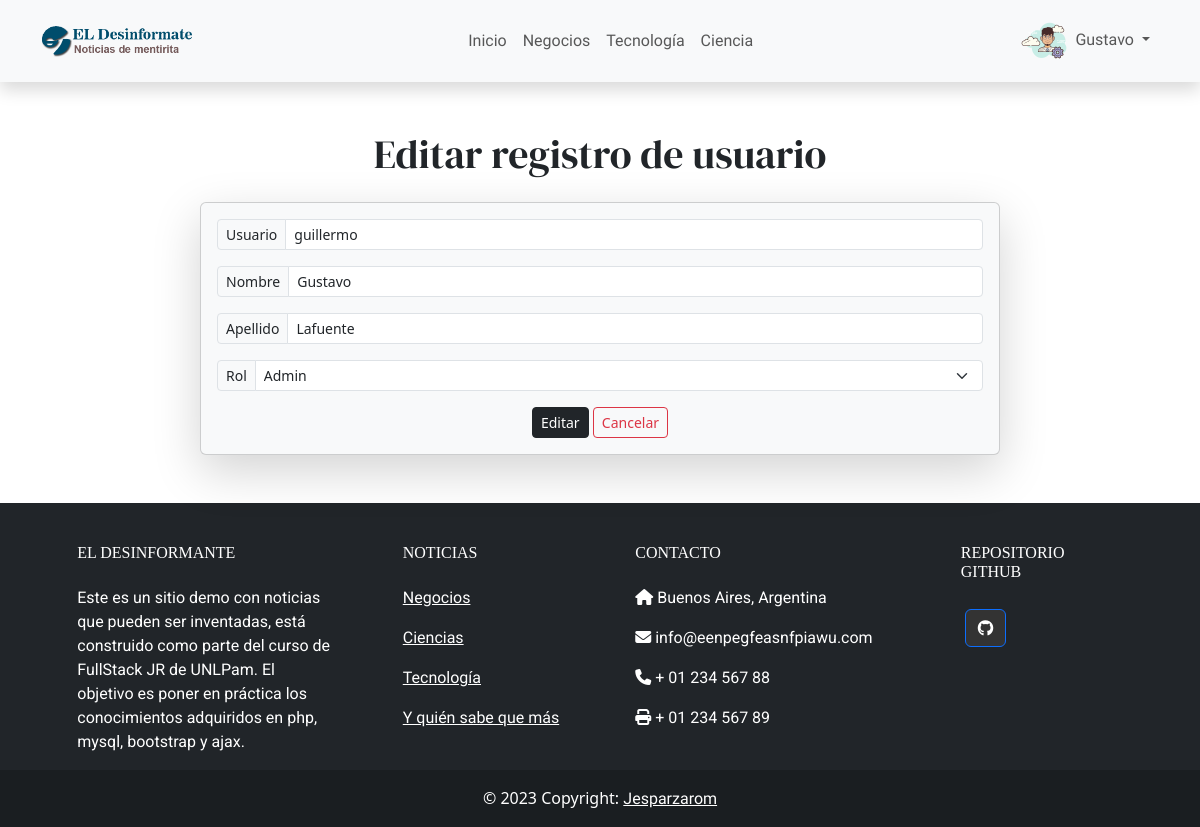
Screenshot of /admin/editar_usuario.php?edit_usuario=1 (signed in) with the database file from the repository.
### tables this page shows
CREATE TABLE `usuarios` (
  `id_usuario` smallint(5) UNSIGNED NOT NULL,
  `nombre` varchar(30) NOT NULL DEFAULT '',
  `apellido` varchar(30) NOT NULL DEFAULT '',
  `usuario` varchar(30) NOT NULL DEFAULT '',
  `password` varchar(30) NOT NULL DEFAULT '',
  `rol` varchar(50) NOT NULL
);

### admin/editar_usuario.php (the view, shortened to what this page needs)
<?php
extract($_REQUEST);
require("../backend/conexion.php");
$instruccion = "SELECT * FROM usuarios WHERE id_usuario = '$edit_usuario'";
$resultado = $conexion->query($instruccion);
$resultado = $resultado->fetch(PDO::FETCH_ASSOC);
?>
<!DOCTYPE html>
<html lang="es">
<head>
    <link href="https://cdn.jsdelivr.net/npm/bootstrap@5.3.2/dist/css/bootstrap.min.css" rel="stylesheet"
>
    <link rel="stylesheet" href="../estaticos/css/style.css">
</head>
<body>
    <div class="">
        <?php require("menu.php"); ?>
    </div>
    <main class="container-fluid">
        <div class="row">
            <div class="col-12 text-center">
                <h1> Editar registro de usuario </h1>
            </div>
            <form action="../backend/editar_usuario.php" method="POST"
                class="col-8 offset-2 card text-bg-light shadow-lg p-3 mt-3" scheme>
                <div class=" input-group input-group-sm mb-3">
                    <label for="usuario" class="input-group-text">Usuario</label>
                    <input type="text" class="form-control" name="usuario" id="usuario"
                        value="<?= $resultado['usuario']; ?>" required>
                </div>
                <div class="input-group input-group-sm mb-3">
                    <label for="nombre" class="input-group-text">Nombre</label>
                    <input type="text" class="form-control" name="nombre" id="nombre"
                        value="<?= $resultado['nombre']; ?>" required>
                </div>
                <div class="input-group input-group-sm mb-3">
                    <label for="apellido" class="input-group-text">Apellido</label>
                    <input type="text" class="form-control" name="apellido" id="apellido"
                        value="<?= $resultado['apellido']; ?>" required>
                </div>
                <div class="input-group input-group-sm mb-3">
                    <label for="categoria" class="input-group-text">Rol</label>
                    <select class="form-select" id="rol" name="rol" required>
                        <option value="admin" <?php if ($resultado['rol'] == "admin")
                            print("selected"); ?>>Admin
                        </option>
                    </select>
                </div>
                <div class="col-12 justify-content-center text-center">
                    <button class="btn btn-sm btn-dark" type="submit">Editar</button>
                    <a href="index.php" class="btn btn-sm btn-outline-danger">Cancelar</a>
                </div>
            </form>
        </div>
    </main>
    <?php require("../noticias/footer.php"); ?>
</body>
</html>

### estaticos/css/style.css (style rules this page uses)
:root { --font-dm: 'DM Serif Display', serif; --font-instrument: 'Instrument Serif', serif; --font-news: 'News Cycle', sans-serif; --font-roboto: 'Roboto', sans-serif; }
html { font-family: var(--font-roboto); }
h1, h2, h3, h4 { font-family: var(--font-dm); }
a, button, small { font-family: var(--font-news); }

### rows the page displays
usuarios: usuario "guillermo", nombre "Gustavo", apellido "Lafuente", rol "Admin"

### other values shown
$nombre "Gustavo"
